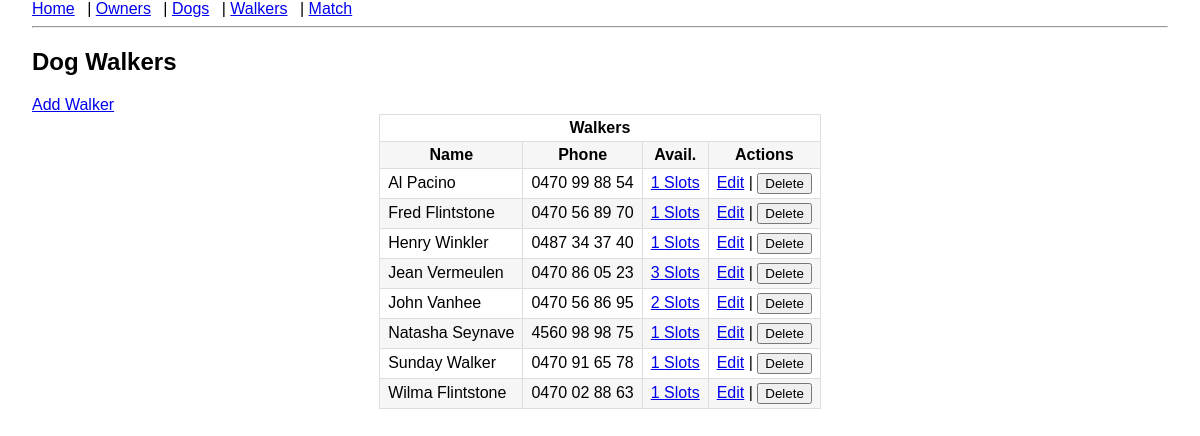
The app's page /walkers with its own data.
### models.py (models this page shows)
class DogWalker(db.Model):
    id = db.Column(db.Integer, primary_key=True)
    name = db.Column(db.String(100), nullable=False)
    phone = db.Column(db.String(40))
    availabilities = db.relationship(
        "Availability", backref="walker", cascade="all, delete-orphan"
    )

### app.py (the view)
@app.route("/walkers")
def walkers():
    walkers = DogWalker.query.order_by(DogWalker.name.asc()).all()
    table_name = DogWalker.__tablename__
    return render_template("walkers.html", walkers=walkers)

### templates/walkers.html
{% extends "layout.html" %}
{% block content %}
<h2>Dog Walkers</h2>
<a href="{{ url_for('add_walker') }}">Add Walker</a>
<table class="table table-striped table-centered">
    <thead>
    <tr>
        <th colspan="4">Walkers</th>
    </tr>
    <tr>
        <th>Name</th>
        <th>Phone</th>
        <th>Avail.</th>
        <th>Actions</th>
    </tr>
    </thead>
    {% for walker in walkers %}
    <tr>
        <td>{{ walker.name }}</td>
        <td>{{ walker.phone }}</td>
        <td>
            <a href="{{ url_for('manage_availability', entity='walker', entity_id=walker.id) }}">
                {{ walker.availabilities|length }} Slots
            </a>
        </td>
        <td>
            <a href="{{ url_for('edit_walker', walker_id=walker.id) }}">Edit</a>
            |
            <form action="{{ url_for('delete_walker', walker_id=walker.id) }}" method="post" style="display:inline;">
                <button type="submit" onclick="return confirm('Are you sure you want to delete this walker?');" class="btn btn-danger">
                    Delete
                </button>
            </form>
        </td>
    </tr>
    {% endfor %}
</table>
{% endblock %}

### static/style.css (style rules this page uses)
body { font-family: Arial, sans-serif; margin: 0 2rem; }
table { border-collapse: collapse; width: auto; margin: 0 auto; }
th, td { border: 1px solid #ddd; padding: 4px 8px; }
tr:nth-child(even) { background: #f6f6f6; }

### static/css/custom.css (style rules this page uses)
.table-centered { margin: 0 auto; width: auto; }
.table-centered th, .table-centered td { white-space: nowrap; }

### records on screen
DogWalker: name "Al Pacino", phone "0470 99 88 54", availabilities|length "1"
DogWalker: name "Fred Flintstone", phone "0470 56 89 70", availabilities|length "1"
DogWalker: name "Henry Winkler", phone "0487 34 37 40", availabilities|length "1"
DogWalker: name "Jean Vermeulen", phone "0470 86 05 23", availabilities|length "3"
DogWalker: name "John Vanhee", phone "0470 56 86 95", availabilities|length "2"
DogWalker: name "Natasha Seynave", phone "4560 98 98 75", availabilities|length "1"
DogWalker: name "Sunday Walker", phone "0470 91 65 78", availabilities|length "1"
DogWalker: name "Wilma Flintstone", phone "0470 02 88 63", availabilities|length "1"
